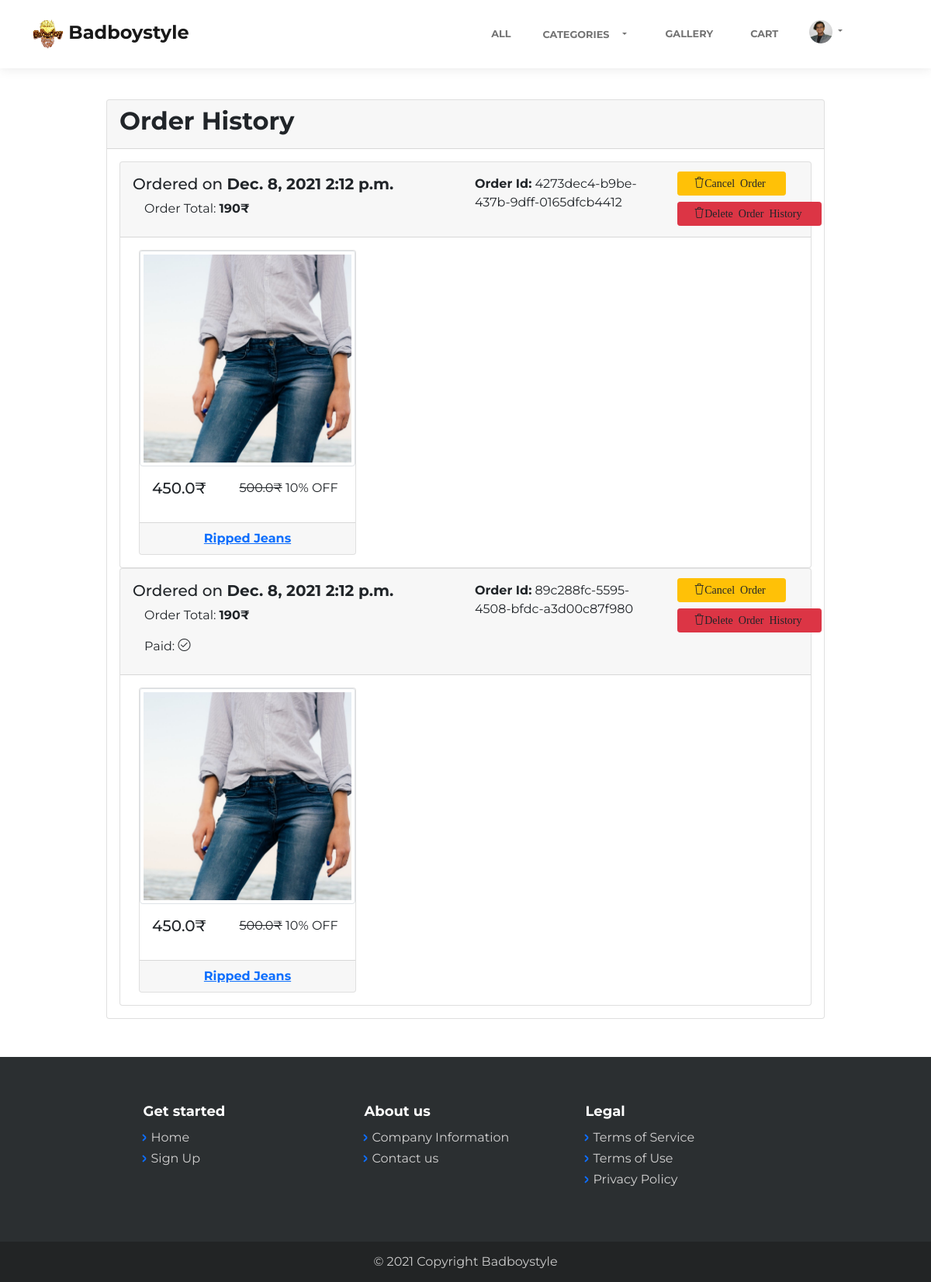
The page /order/history (signed in) on the database its author committed.
### users/models.py (models this page shows, shortened)
class Profile(models.Model):
    user = models.OneToOneField(User, on_delete=models.CASCADE)
    image = models.ImageField(default = 'user/profile/default.jpg', upload_to = 'user/profile/%Y/%m/%d/')
    phonenumber = models.PositiveBigIntegerField(blank = True, default=0000000000)
    state = models.CharField(max_length = 100, blank = True, default="Maharashtra")
    city = models.CharField(max_length = 100, blank = True)
    zip_code = models.PositiveIntegerField(blank=True, default=400709)
    address = models.TextField(blank=True)

### order/models.py (models this page shows, shortened)
class Order(models.Model):
    generated_order_id = models.CharField(max_length=100,  default=uuid.uuid4, unique=True)
    products = models.ManyToManyField(Product, related_name='product_of_order')
    user = models.ForeignKey(User, on_delete=models.CASCADE)
    payment_method = models.CharField(max_length=1000)
    date = models.DateField(auto_now_add=True)
    time = models.TimeField(auto_now_add=True)
    address = models.TextField()
    city = models.CharField(max_length=1000)
    state = models.CharField(max_length=1000)
    zip = models.PositiveBigIntegerField()
    phonenumber = models.PositiveBigIntegerField()
    amount = models.PositiveIntegerField()
    dispatched = models.BooleanField()
    dispatched_timestamp = models.DateTimeField(auto_now_add=True)
    delivered = models.BooleanField()
    delivered_timestamp = models.DateTimeField(auto_now_add=True)
    paid = models.BooleanField()
    cancelled = models.BooleanField(default=False)
    active = models.BooleanField(default=True)
    class Meta:
        ordering = ['-date']

### product/models.py (models this page shows, shortened)
class Product(models.Model):
    name = models.CharField(max_length=1000, unique=True)
    type = models.ForeignKey(Type, on_delete=models.CASCADE, related_name="type_of_product")
    offer = models.ForeignKey(Offer, on_delete=models.CASCADE, related_name="offer_of_product", blank=True, null=True)
    created = models.DateTimeField(auto_now_add = True)
    edited = models.DateTimeField(auto_now = True)
    stock = models.PositiveIntegerField(default=1, validators=[MinValueValidator(0)], help_text="Will Be Automatically Calculated")
    class Meta:
        ordering = ['edited']

class ProductImage(models.Model):
    product = models.ForeignKey(Product, on_delete=models.CASCADE, related_name='images')
    image = models.ImageField(upload_to='products/%Y/%m/%d/', default='products/default.jpg')

class Variation(models.Model):
    name = models.CharField(max_length=1000, blank=True, null=True)
    product = models.ForeignKey(Product, related_name="variations", on_delete=models.CASCADE)
    stock = models.PositiveIntegerField(default=1, validators=[MinValueValidator(0)])
    price = models.FloatField(default=0)
    image = models.ImageField(upload_to ='variations/%Y/%m/%d/', blank = True, null = True)
    size = models.ForeignKey(Size, related_name="size_of_variation", on_delete=models.CASCADE, blank=True, null=True)
    color = models.ForeignKey(Color, related_name="color_of_variation", on_delete=models.CASCADE, blank=True, null=True)
    material = models.ForeignKey(Material, related_name="material_of_variation", on_delete=models.CASCADE, blank=True, null=True)
    dimension_LxWxH = models.CharField(max_length = 200, blank=True, null=True, help_text="(in centimeters (cms))")
    date_first_available = models.DateField(auto_now_add=True, blank=True, null=True)
    manufacturer_name = models.CharField(max_length=200, blank=True, null=True)
    country_of_origin = models.CharField(max_length=100, blank=True, null=True)
    department = models.CharField(max_length=100, blank=True, null=True, default='Mens')
    manufacturer_address = models.CharField(max_length=500, blank=True, null=True)
    packer_address = models.CharField(max_length=500, blank=True, null=True)
    item_weight = models.FloatField(blank=True, null=True, help_text="(in grams (gms))")
    net_quantity = models.IntegerField(blank=True, null=True)
    included_components = models.TextField(blank=True, null=True)
    created = models.DateTimeField(auto_now_add = True)
    edited = models.DateTimeField(auto_now = True)
    generated_variation_id = models.CharField(max_length=100,  default=uuid.uuid4, unique=True)
    class Meta:
        ordering = ['edited']

### offer/models.py (models this page shows, shortened)
class Offer(models.Model):
    name = models.CharField(max_length=500)
    details = models.TextField(blank=True)
    discount = models.PositiveIntegerField(default=10, validators=[MinValueValidator(1), MaxValueValidator(100)])

### order/views.py (the view)
# urls.py: path('history', views.history, name = 'history'),
@login_required
def history(request):
    orders = Order.objects.filter(user = request.user)
    context = {
        "orders": orders,
    }
    return render(request, 'order/history.html', context)

### order/templates/order/history.html (shortened to what this page needs)
{% extends 'home/layout.html' %}
{% load mathfilters %}
{% block body %}
<main class="page mt-5 mb-5">
    <section>
        <div class="container">
            <div class="row">
                <div class="col-lg-1"></div>
                <div class="col-lg-10 col-sm-12">
                    <div class="card">
                        <div class="card-header">
                            <h2 class="font-weight-bold">Order History</h2>
                        </div>
                        <div class="card-body">
                        {% if orders.count > 0 %}
                        {% for order in orders %}
                        <div class="card">
                            <div class="card-header">
                                <div class="row">
                                    <div class="col-lg-6">
                                        <div class="row-lg-12">
                                            <h5 class="pt-2">Ordered on <b>{{ order.date }} {{ order.time }}</b></h5>
                                        </div>
                                        <div class="row-lg-12">
                                            <div class="col-lg-6">
                                                <p>Order Total: <b>{{ order.amount }}₹</b></p>
                                            </div>
                                            {% if order.paid %}
                                            <div class="col-lg-6">
                                                <p>Paid: <i class="icon-check"></i></p>
                                            </div>
                                            {% endif %}
                                        </div>
                                    </div>
                                    <div class="col-lg-6">
                                        <div class="row">
                                            <div class="col-lg-7 pt-2">
                                                <p><b>Order Id:</b> {{ order.generated_order_id }}</p>
                                            </div>
                                            <div class="col-lg-5">
                                                {% if not order.cancelled %}
                                                <a data-toggle = "modal" data-target = "#cancelModal{{ order.generated_order_id }}" class="m-1 row btn btn-sm btn-warning"><i class="icon-trash">Cancel Order</i></a>
                                                {% else %}
                                                <a class="m-1 row btn btn-sm btn-secondary">Cancelled</i></a>
                                                {% endif %}
                                                <a data-toggle = "modal" data-target = "#deleteModal{{ order.generated_order_id }}" class="m-1 row btn btn-sm btn-danger"><i class="icon-trash">Delete Order History</i></a>
                                            </div>
                                        </div>
                                    </div>
                                </div>
                            </div>
                            <div class="card-body">
                                <div class="d-flex flex-row flex-nowrap overflow-auto">
                                    {% for product in order.products.all %}
                                    <div class="card card-block mx-2" style="min-width: 280px; max-width: 280px;">
                                        <img class="card-img-top img-thumbnail" src="{{ product.images.first.image.url }}" alt="">
                                        <div class="card-body">
                                            <div class="row">
                                                <div class="col-lg-5 col-sm-12">
                                                    {% if product.offer %}
                                                        {% with discounted_value=product.variations.first.price|mul:product.offer.discount|div:100 %}
                                                        <h5>{{ product.variations.first.price|sub:discounted_value }}₹</h5>
                                                        {% endwith %}
                                                    {% else %}
                                                    <h5>{{ product.variations.first.price }}₹</h5>
                                                    {% endif %}
                                                </div>
                                                <div class="col-lg-7 col-sm-12">
                                                        <p><strike>{{ product.variations.first.price }}₹</strike> {{ product.offer.discount }}% OFF</p>
                                                </div>
                                            </div>
                                        </div>
                                        <div class="card-footer font-weight-bold d-flex justify-content-center">
                                            <div class="row">
                                                <div class="col">
                                                    <a href="{% url 'product:index' product.name %}" >{{ product.name }}</a>
                                                </div>
                                            </div>
                                        </div>
                                    </div>
                                    {% endfor %}
                                </div>
                            </div>
                        </div>
                        {% endfor %}
                        {% else %}
                        <h1>No Orders Yet</h1>
                        <a href="{% url 'home:all' %}" class="btn btn-lg btn-primary">All Products</a>
                        </div>
                        {% endif %}
                    </div>
                </div>
                <div class="col-lg-1"></div>
            </div>
        </div>
    </section>
</main>
{% endblock %}

### home/templates/home/layout.html (shortened to what this page needs)
{% load static %}
<!DOCTYPE html>
<html lang="en">
<head>
    <link href="https://cdn.jsdelivr.net/npm/bootstrap@5.1.0/dist/css/bootstrap.min.css" rel="stylesheet">
    <link rel="stylesheet" href="https://stackpath.bootstrapcdn.com/bootstrap/4.1.3/css/bootstrap.min.css">
    <link rel="stylesheet" href="{% static 'assets/bootstrap/css/bootstrap.min.css' %}">
    <link rel="stylesheet" href="{% static 'assets/fonts/simple-line-icons.min.css' %}">
    <link rel="stylesheet" href="https://cdnjs.cloudflare.com/ajax/libs/baguettebox.js/1.10.0/baguetteBox.min.css">
    <link rel="stylesheet" href="{% static 'assets/css/vanilla-zoom.min.css' %}">
    <link rel="stylesheet" href="{% static 'assets/css/my_css.css' %}">
    <nav class="navbar navbar-light navbar-expand-lg fixed-top bg-white clean-navbar">
        <div class="container">
            <a class="navbar-brand logo" href="{% url 'home:index' %}">
                <img src="{% static 'assets/img/logo.png' %}" alt="" height="40" width="40">
                <strong>Badboystyle</strong>
            </a>
                <div class="collapse navbar-collapse" id="navbar-list-4">
                <ul class="navbar-nav ms-auto">
                    <li class="nav-item"><a class="nav-link" href="{% url 'home:all' %}" style="color: rgba(0, 0, 0, 0.55);border-color: rgba(0, 0, 0, 0.55);border-top-color: rgba(0,;border-right-color: 0,;border-bottom-color: 0,;border-left-color: 0.55);font-weight: bold;">All</a></li>
                    <li class="nav-item">
                        <div class="btn-group">
                            <a href="{% url 'home:categories' %}" class="btn pl-0 nav-link" style="color: rgba(0, 0, 0, 0.55);font-weight: bold;">Categories</a>
                            <button type="button" style="color: rgba(0, 0, 0, 0.55);font-weight: bold;" class="btn dropdown-toggle dropdown-toggle-split nav-link" data-toggle="dropdown" aria-haspopup="true" aria-expanded="false">
                            </button>
                          </div>
                    </li>
                    <li class="nav-item"><a class="nav-link" href="{% url 'home:gallery' %}" style="color: rgba(0, 0, 0, 0.55);font-weight: bold;">Gallery</a></li>
                    {% if user.is_authenticated %}
                    <li class="nav-item">
                        <a class="nav-link active" href="{% url 'cart:index' %}" style="color: rgba(0, 0, 0, 0.55);font-weight: bold;">Cart
                        </a>
                    </li>
                        <li class="nav-item">
                                <ul class="navbar-nav">
                                    <li class="nav-item dropdown">
                                    <a class="nav-link dropdown-toggle mb-1 py-0 pl-0" href="#" id="navbarDropdownMenuLink" role="button" data-toggle="dropdown" aria-haspopup="true" aria-expanded="false">
                                        {% if user.profile.image.url %}
                                        <img src="{{ user.profile.image.url }}" width="30" height="30" class="rounded-circle">
                                        {% else %}
                                        <img src="{% static 'assets/img/default_user_profile_image.jpg' %}" class="rounded-circle z-depth-0">
                                        {% endif %}
                                    </a>
                                  </li>
                                </ul>
                        </li>
                    {% else %}
                    <li class="nav-item"><a class="nav-link" href="{% url 'home:login' %}" style="font-weight: bold;">Login</a></li>
                    <li class="nav-item"><a class="nav-link" href="{% url 'home:signup' %}" style="font-weight: bold;">Sign Up</a></li>
                    {% endif %}
                </ul>
            </div>
        </div>
    </nav>
</head>
<body>
    {% block body %}
    {% endblock %}
    <footer class="page-footer dark">
        <div class="container">
            <div class="row row-cols-3 text-center d-flex float-none justify-content-center">
                <div class="col-sm-3">
                    <h5 class="text-start">Get started</h5>
                    <ul>
                        <li class="text-start"><a href="{% url 'home:index' %}">Home</a></li>
                        <li class="text-start"><a href="{% url 'home:signup' %}">Sign Up</a></li>
                    </ul>
                </div>
                <div class="col-sm-3">
                    <h5 class="text-start">About us</h5>
                    <ul>
                        <li class="text-start"><a class="text-start" href="{% url 'home:companyinformation' %}">Company Information</a></li>
                        <li class="text-start"><a href="{% url 'home:contactus' %}">Contact us</a></li>
                    </ul>
                </div>
                <div class="col-sm-3">
                    <h5 class="text-start">Legal</h5>
                    <ul>
                        <li class="text-start"><a href="#">Terms of Service</a></li>
                        <li class="text-start"><a href="#">Terms of Use</a></li>
                        <li class="text-start"><a href="#">Privacy Policy</a></li>
                    </ul>
                </div>
            </div>
        </div>
        <div class="footer-copyright">
            <p>© 2021 Copyright Badboystyle</p>
        </div>
    </footer>
</body>
</html>

### rows shown on the page
Order: date "Dec. 8, 2021", time "2:12 p.m.", amount "190", generated_order_id "4273dec4-b9be-437b-9dff-0165dfcb4412"
Product: images.first.image (picture), variations.first.price|sub "450.0", variations.first.price "500.0", offer.discount "10", name "Ripped Jeans"
Order: date "Dec. 8, 2021", time "2:12 p.m.", amount "190", shows "Paid:", paid True (drawn), generated_order_id "89c288fc-5595-4508-bfdc-a3d00c87f980"
